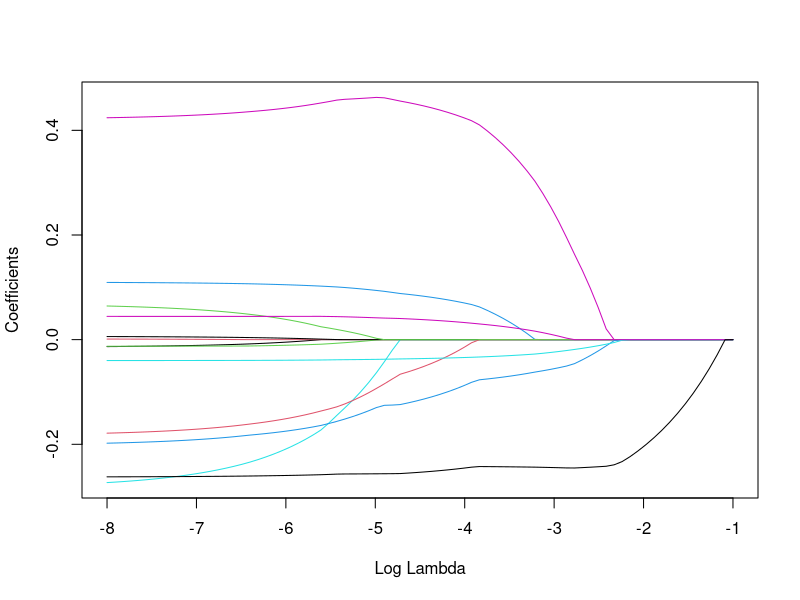
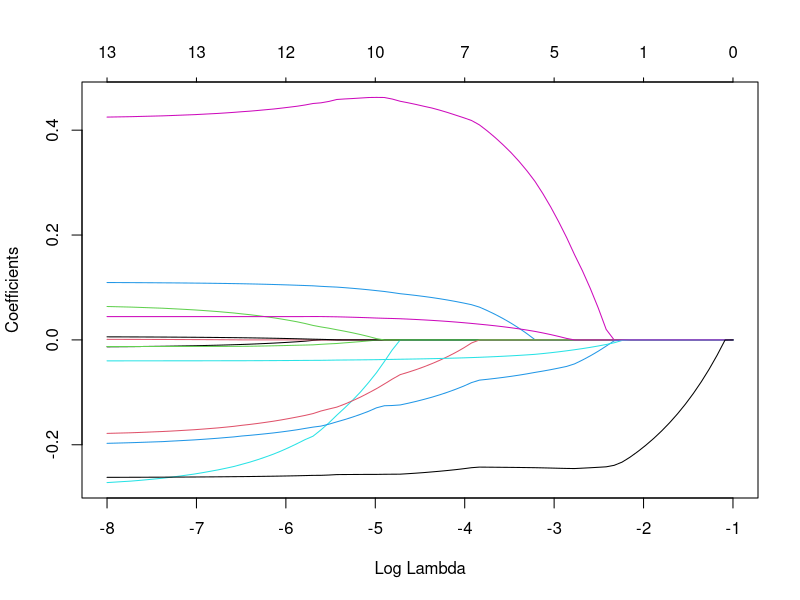

Write R code to recreate these figures, in order.
## ---- chunk 1
knitr::opts_chunk$set(echo = TRUE)
## ---- chunk 2
library(MASS)
library(glmnet)
myData = Boston
names(myData)[14] = "Y"
iLog = c(1, 3, 5, 6, 8, 9, 10, 14);
myData[, iLog] = log(myData[, iLog]);
myData[, 2] = myData[, 2] / 10;
myData[, 7] = myData[, 7]^2.5 / 10^4
myData[, 11] = exp(0.4 * myData[, 11]) / 1000;
myData[, 12] = myData[, 12] / 100;
myData[, 13] = sqrt(myData[, 13]);
X = as.matrix(myData[, -14])
y = myData$Y

## ---- chunk 3
One_var_lasso = function(r, x, lam){
  ###############
  xx = sum(x^2)
  xr = sum(r * x)
  b = (abs(xr) - lam/2)/xx
  b = sign(xr) * ifelse(b > 0, b, 0)
  return(b)
  ###############
}
## ---- chunk 4
MyLasso = function(X, y, lam.seq, maxit = 50){

  n = length(y)
  p = dim(X)[2]
  nlam = length(lam.seq)
  ##############################
  
  # Record the corresponding means and scales
  means <- colMeans(X)
  sds <- apply(X, 2, function(x) sqrt((n-1)/n)*sd(x))
  mean_y <- mean(y)
  
  # Center and scale X
  X <- apply(X, MARGIN = 2, FUN = function(x) (x - mean(x))/(sqrt((n-1)/n)*sd(x)))
  
  # Center y
  y <- y - mean_y
  
  ##############################
  # Initialize coef vector b and residual vector r
  b = rep(0, p)
  r = y
  B = matrix(nrow = nlam, ncol = p + 1)
  
  # Triple nested loop
  for(m in 1:nlam){
    lam = 2*n*lam.seq[m] # assign lambda value
    for(step in 1: maxit){
      for(j in 1:p){
        r = r + (X[,j]*b[j])
        b[j] = One_var_lasso(r, X[, j], lam)
        r = r - X[, j] * b[j]
      }
    }
    B[m, -1] = b
  }
  ##############################
  # Scale back the coefficients and update the intercepts B[, 1]
  unstand_matrix <- matrix(rep(sds, nlam), nrow = nlam, byrow = T)
  B[, -1] <- B[, -1]/unstand_matrix
  
  B[, 1] <- apply(B[, -1], 1, function(beta) mean_y - sum(means*beta))
  
  ##############################
  return(t(B))
}
## ---- chunk 5
lam.seq = exp(seq ( -1 , -8 , length.out = 80) )
myout = MyLasso (X , y , lam.seq , maxit = 100)

## ---- chunk 6
lasso.fit = glmnet (X , y , alpha = 1 , lambda = lam.seq)
## ---- chunk 7
max(abs( coef ( lasso.fit ) - myout ) )

## ---- chunk 8
x.index = log(lam.seq)
beta = myout[-1, ]  # beta is a 13-by-80 matrix
matplot(x.index, t(beta),
        xlim = c(min(x.index), max(x.index)),
        lty = 1,
        xlab = "Log Lambda",
        ylab = "Coefficients",
        type="l", 
        lwd = 1)
## ---- chunk 9
plot(lasso.fit, xvar = "lambda")
